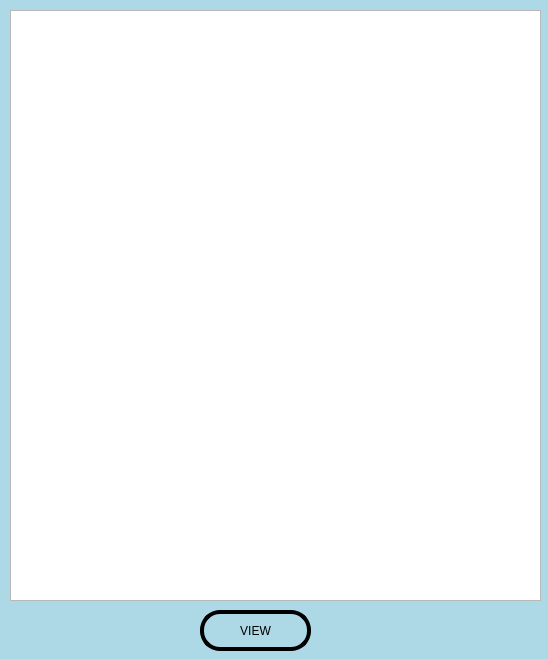
<?xml version="1.0" encoding="UTF-8"?>
<ui version="4.0">
 <class>ViewPayStub</class>
 <widget class="QDialog" name="ViewPayStub">
  <property name="geometry">
   <rect>
    <x>0</x>
    <y>0</y>
    <width>548</width>
    <height>659</height>
   </rect>
  </property>
  <property name="windowTitle">
   <string>Dialog</string>
  </property>
  <property name="styleSheet">
   <string notr="true">QDialog
{
	background-color:lightblue;
}</string>
  </property>
  <widget class="QTextBrowser" name="textBrowser">
   <property name="geometry">
    <rect>
     <x>10</x>
     <y>10</y>
     <width>531</width>
     <height>591</height>
    </rect>
   </property>
  </widget>
  <widget class="QPushButton" name="pushButton">
   <property name="geometry">
    <rect>
     <x>200</x>
     <y>610</y>
     <width>111</width>
     <height>41</height>
    </rect>
   </property>
   <property name="styleSheet">
    <string notr="true">QPushButton{
	border:4px solid black;
	border-radius:20px;
	color:black;
	background:transparent;
	font: 14pt, BOLD &quot;Arial&quot;;
}
QPushButton:hover
{
	background-color:rgb(0, 214, 214);
}	</string>
   </property>
   <property name="text">
    <string>VIEW</string>
   </property>
  </widget>
  <widget class="QGraphicsView" name="graphicsView">
   <property name="geometry">
    <rect>
     <x>-5</x>
     <y>-9</y>
     <width>611</width>
     <height>821</height>
    </rect>
   </property>
   <property name="styleSheet">
    <string notr="true">QGraphicsView{
	background-color: lightblue;
}
</string>
   </property>
  </widget>
  <zorder>graphicsView</zorder>
  <zorder>textBrowser</zorder>
  <zorder>pushButton</zorder>
 </widget>
 <resources/>
 <connections/>
</ui>
